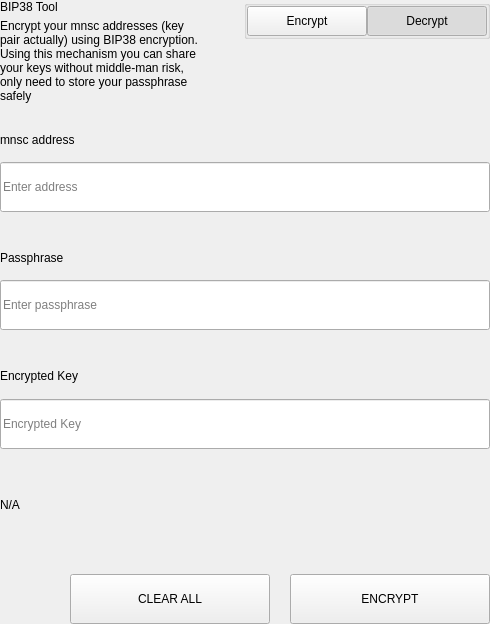
<?xml version="1.0" encoding="UTF-8"?>
<ui version="4.0">
 <class>SettingsBitToolWidget</class>
 <widget class="QWidget" name="SettingsBitToolWidget">
  <property name="geometry">
   <rect>
    <x>0</x>
    <y>0</y>
    <width>490</width>
    <height>624</height>
   </rect>
  </property>
  <property name="windowTitle">
   <string>Form</string>
  </property>
  <layout class="QVBoxLayout" name="verticalLayout">
   <property name="spacing">
    <number>0</number>
   </property>
   <property name="leftMargin">
    <number>0</number>
   </property>
   <property name="topMargin">
    <number>0</number>
   </property>
   <property name="rightMargin">
    <number>0</number>
   </property>
   <property name="bottomMargin">
    <number>0</number>
   </property>
   <item>
    <widget class="QWidget" name="left" native="true">
     <layout class="QVBoxLayout" name="verticalLayout_3">
      <property name="leftMargin">
       <number>0</number>
      </property>
      <property name="topMargin">
       <number>0</number>
      </property>
      <property name="rightMargin">
       <number>0</number>
      </property>
      <property name="bottomMargin">
       <number>0</number>
      </property>
      <item>
       <layout class="QVBoxLayout" name="verticalLayout_2">
        <property name="spacing">
         <number>0</number>
        </property>
        <item>
         <layout class="QHBoxLayout" name="horizontalLayout_3" stretch="3,1">
          <property name="spacing">
           <number>40</number>
          </property>
          <item>
           <layout class="QVBoxLayout" name="verticalLayoutTitle">
            <property name="spacing">
             <number>5</number>
            </property>
            <item>
             <widget class="QLabel" name="labelTitle">
              <property name="text">
               <string>BIP38 Tool</string>
              </property>
             </widget>
            </item>
            <item>
             <widget class="QLabel" name="labelSubtitle1">
              <property name="text">
               <string>Encrypt your mnsc addresses (key pair actually) using BIP38 encryption.
Using this mechanism you can share your keys without middle-man risk, only need to store your passphrase safely</string>
              </property>
              <property name="wordWrap">
               <bool>true</bool>
              </property>
             </widget>
            </item>
           </layout>
          </item>
          <item alignment="Qt::AlignTop">
           <widget class="QGroupBox" name="groupBox">
            <property name="title">
             <string/>
            </property>
            <property name="alignment">
             <set>Qt::AlignLeading|Qt::AlignLeft|Qt::AlignTop</set>
            </property>
            <layout class="QHBoxLayout" name="horizontalLayout_4">
             <property name="spacing">
              <number>0</number>
             </property>
             <property name="leftMargin">
              <number>0</number>
             </property>
             <property name="topMargin">
              <number>0</number>
             </property>
             <property name="rightMargin">
              <number>0</number>
             </property>
             <property name="bottomMargin">
              <number>0</number>
             </property>
             <item>
              <spacer name="horizontalSpacer">
               <property name="orientation">
                <enum>Qt::Horizontal</enum>
               </property>
               <property name="sizeHint" stdset="0">
                <size>
                 <width>40</width>
                 <height>20</height>
                </size>
               </property>
              </spacer>
             </item>
             <item>
              <widget class="QPushButton" name="pushLeft">
               <property name="minimumSize">
                <size>
                 <width>120</width>
                 <height>30</height>
                </size>
               </property>
               <property name="maximumSize">
                <size>
                 <width>120</width>
                 <height>30</height>
                </size>
               </property>
               <property name="focusPolicy">
                <enum>Qt::NoFocus</enum>
               </property>
               <property name="text">
                <string>Encrypt</string>
               </property>
               <property name="checkable">
                <bool>true</bool>
               </property>
               <property name="autoExclusive">
                <bool>true</bool>
               </property>
              </widget>
             </item>
             <item>
              <widget class="QPushButton" name="pushRight">
               <property name="minimumSize">
                <size>
                 <width>120</width>
                 <height>30</height>
                </size>
               </property>
               <property name="maximumSize">
                <size>
                 <width>120</width>
                 <height>30</height>
                </size>
               </property>
               <property name="focusPolicy">
                <enum>Qt::NoFocus</enum>
               </property>
               <property name="text">
                <string>Decrypt</string>
               </property>
               <property name="checkable">
                <bool>true</bool>
               </property>
               <property name="checked">
                <bool>true</bool>
               </property>
               <property name="autoExclusive">
                <bool>true</bool>
               </property>
              </widget>
             </item>
            </layout>
           </widget>
          </item>
         </layout>
        </item>
        <item>
         <widget class="QStackedWidget" name="stackedWidget">
          <property name="currentIndex">
           <number>1</number>
          </property>
          <widget class="QWidget" name="pageDecrypt">
           <layout class="QVBoxLayout" name="verticalLayout_5">
            <property name="spacing">
             <number>0</number>
            </property>
            <property name="leftMargin">
             <number>0</number>
            </property>
            <property name="topMargin">
             <number>0</number>
            </property>
            <property name="rightMargin">
             <number>0</number>
            </property>
            <property name="bottomMargin">
             <number>0</number>
            </property>
            <item>
             <widget class="QWidget" name="widget" native="true">
              <property name="minimumSize">
               <size>
                <width>0</width>
                <height>100</height>
               </size>
              </property>
              <layout class="QVBoxLayout" name="verticalLayout_4">
               <property name="spacing">
                <number>0</number>
               </property>
               <property name="leftMargin">
                <number>0</number>
               </property>
               <property name="topMargin">
                <number>0</number>
               </property>
               <property name="rightMargin">
                <number>0</number>
               </property>
               <property name="bottomMargin">
                <number>0</number>
               </property>
               <item>
                <spacer name="verticalSpacer_2">
                 <property name="orientation">
                  <enum>Qt::Vertical</enum>
                 </property>
                 <property name="sizeType">
                  <enum>QSizePolicy::Fixed</enum>
                 </property>
                 <property name="sizeHint" stdset="0">
                  <size>
                   <width>20</width>
                   <height>20</height>
                  </size>
                 </property>
                </spacer>
               </item>
               <item>
                <layout class="QHBoxLayout" name="horizontalLayout_6" stretch="2">
                 <property name="spacing">
                  <number>0</number>
                 </property>
                 <item>
                  <layout class="QVBoxLayout" name="verticalLayout_7">
                   <property name="spacing">
                    <number>9</number>
                   </property>
                   <item>
                    <widget class="QLabel" name="labelSubtitleKey">
                     <property name="minimumSize">
                      <size>
                       <width>0</width>
                       <height>20</height>
                      </size>
                     </property>
                     <property name="maximumSize">
                      <size>
                       <width>16777215</width>
                       <height>20</height>
                      </size>
                     </property>
                     <property name="text">
                      <string>Encrypted key</string>
                     </property>
                    </widget>
                   </item>
                   <item>
                    <widget class="QLineEdit" name="lineEditKey">
                     <property name="minimumSize">
                      <size>
                       <width>0</width>
                       <height>50</height>
                      </size>
                     </property>
                     <property name="maximumSize">
                      <size>
                       <width>16777215</width>
                       <height>50</height>
                      </size>
                     </property>
                     <property name="placeholderText">
                      <string>Enter a encrypted key</string>
                     </property>
                    </widget>
                   </item>
                  </layout>
                 </item>
                </layout>
               </item>
               <item>
                <spacer name="verticalSpacer_3">
                 <property name="orientation">
                  <enum>Qt::Vertical</enum>
                 </property>
                 <property name="sizeType">
                  <enum>QSizePolicy::Fixed</enum>
                 </property>
                 <property name="sizeHint" stdset="0">
                  <size>
                   <width>20</width>
                   <height>20</height>
                  </size>
                 </property>
                </spacer>
               </item>
               <item>
                <layout class="QVBoxLayout" name="verticalLayout_9">
                 <property name="spacing">
                  <number>9</number>
                 </property>
                 <item>
                  <widget class="QLabel" name="labelSubtitlePassphrase">
                   <property name="maximumSize">
                    <size>
                     <width>16777215</width>
                     <height>20</height>
                    </size>
                   </property>
                   <property name="text">
                    <string>Passphrase</string>
                   </property>
                  </widget>
                 </item>
                 <item>
                  <widget class="QLineEdit" name="lineEditPassphrase">
                   <property name="minimumSize">
                    <size>
                     <width>0</width>
                     <height>50</height>
                    </size>
                   </property>
                   <property name="maximumSize">
                    <size>
                     <width>16777215</width>
                     <height>50</height>
                    </size>
                   </property>
                   <property name="placeholderText">
                    <string>Enter a passphrase</string>
                   </property>
                  </widget>
                 </item>
                </layout>
               </item>
               <item>
                <spacer name="verticalSpacer_4">
                 <property name="orientation">
                  <enum>Qt::Vertical</enum>
                 </property>
                 <property name="sizeType">
                  <enum>QSizePolicy::Fixed</enum>
                 </property>
                 <property name="sizeHint" stdset="0">
                  <size>
                   <width>20</width>
                   <height>20</height>
                  </size>
                 </property>
                </spacer>
               </item>
               <item>
                <widget class="QWidget" name="widget_3" native="true">
                 <property name="sizePolicy">
                  <sizepolicy hsizetype="Preferred" vsizetype="Fixed">
                   <horstretch>0</horstretch>
                   <verstretch>0</verstretch>
                  </sizepolicy>
                 </property>
                 <layout class="QVBoxLayout" name="verticalLayout_10">
                  <property name="spacing">
                   <number>9</number>
                  </property>
                  <property name="leftMargin">
                   <number>0</number>
                  </property>
                  <property name="topMargin">
                   <number>0</number>
                  </property>
                  <property name="rightMargin">
                   <number>0</number>
                  </property>
                  <property name="bottomMargin">
                   <number>0</number>
                  </property>
                  <item>
                   <widget class="QLabel" name="labelSubtitleDecryptResult">
                    <property name="minimumSize">
                     <size>
                      <width>0</width>
                      <height>20</height>
                     </size>
                    </property>
                    <property name="maximumSize">
                     <size>
                      <width>16777215</width>
                      <height>20</height>
                     </size>
                    </property>
                    <property name="text">
                     <string>Decrypted address result</string>
                    </property>
                   </widget>
                  </item>
                  <item>
                   <widget class="QWidget" name="widget_4" native="true">
                    <layout class="QHBoxLayout" name="horizontalLayout" stretch="6,0,1">
                     <property name="spacing">
                      <number>0</number>
                     </property>
                     <property name="leftMargin">
                      <number>0</number>
                     </property>
                     <property name="topMargin">
                      <number>0</number>
                     </property>
                     <property name="rightMargin">
                      <number>0</number>
                     </property>
                     <property name="bottomMargin">
                      <number>0</number>
                     </property>
                     <item alignment="Qt::AlignVCenter">
                      <widget class="QLineEdit" name="lineEditDecryptResult">
                       <property name="minimumSize">
                        <size>
                         <width>0</width>
                         <height>50</height>
                        </size>
                       </property>
                       <property name="maximumSize">
                        <size>
                         <width>16777215</width>
                         <height>50</height>
                        </size>
                       </property>
                       <property name="placeholderText">
                        <string>Decrypted Address</string>
                       </property>
                      </widget>
                     </item>
                     <item>
                      <spacer name="horizontalSpacer_4">
                       <property name="orientation">
                        <enum>Qt::Horizontal</enum>
                       </property>
                       <property name="sizeType">
                        <enum>QSizePolicy::Fixed</enum>
                       </property>
                       <property name="sizeHint" stdset="0">
                        <size>
                         <width>20</width>
                         <height>50</height>
                        </size>
                       </property>
                      </spacer>
                     </item>
                     <item>
                      <widget class="QPushButton" name="pushButtonImport">
                       <property name="minimumSize">
                        <size>
                         <width>140</width>
                         <height>40</height>
                        </size>
                       </property>
                       <property name="text">
                        <string>Import Address</string>
                       </property>
                      </widget>
                     </item>
                    </layout>
                   </widget>
                  </item>
                 </layout>
                </widget>
               </item>
               <item>
                <widget class="QLabel" name="statusLabel_DEC">
                 <property name="maximumSize">
                  <size>
                   <width>16777215</width>
                   <height>40</height>
                  </size>
                 </property>
                 <property name="text">
                  <string/>
                 </property>
                </widget>
               </item>
               <item>
                <spacer name="verticalSpacer">
                 <property name="orientation">
                  <enum>Qt::Vertical</enum>
                 </property>
                 <property name="sizeType">
                  <enum>QSizePolicy::Preferred</enum>
                 </property>
                 <property name="sizeHint" stdset="0">
                  <size>
                   <width>20</width>
                   <height>20</height>
                  </size>
                 </property>
                </spacer>
               </item>
               <item>
                <layout class="QHBoxLayout" name="horizontalLayout_7">
                 <property name="spacing">
                  <number>0</number>
                 </property>
                 <item>
                  <spacer name="horizontalSpacer_5">
                   <property name="orientation">
                    <enum>Qt::Horizontal</enum>
                   </property>
                   <property name="sizeType">
                    <enum>QSizePolicy::Expanding</enum>
                   </property>
                   <property name="sizeHint" stdset="0">
                    <size>
                     <width>40</width>
                     <height>20</height>
                    </size>
                   </property>
                  </spacer>
                 </item>
                 <item>
                  <widget class="QPushButton" name="pushButtonDecryptClear">
                   <property name="minimumSize">
                    <size>
                     <width>200</width>
                     <height>50</height>
                    </size>
                   </property>
                   <property name="maximumSize">
                    <size>
                     <width>200</width>
                     <height>50</height>
                    </size>
                   </property>
                   <property name="text">
                    <string>CLEAR</string>
                   </property>
                  </widget>
                 </item>
                 <item>
                  <spacer name="horizontalSpacer_3">
                   <property name="orientation">
                    <enum>Qt::Horizontal</enum>
                   </property>
                   <property name="sizeType">
                    <enum>QSizePolicy::Fixed</enum>
                   </property>
                   <property name="sizeHint" stdset="0">
                    <size>
                     <width>20</width>
                     <height>20</height>
                    </size>
                   </property>
                  </spacer>
                 </item>
                 <item>
                  <widget class="QPushButton" name="pushButtonDecrypt">
                   <property name="minimumSize">
                    <size>
                     <width>200</width>
                     <height>50</height>
                    </size>
                   </property>
                   <property name="maximumSize">
                    <size>
                     <width>200</width>
                     <height>50</height>
                    </size>
                   </property>
                   <property name="text">
                    <string>DECRYPT KEY</string>
                   </property>
                  </widget>
                 </item>
                </layout>
               </item>
              </layout>
             </widget>
            </item>
           </layout>
          </widget>
          <widget class="QWidget" name="pageEncrypt">
           <layout class="QVBoxLayout" name="verticalLayout_11">
            <property name="spacing">
             <number>0</number>
            </property>
            <property name="leftMargin">
             <number>0</number>
            </property>
            <property name="topMargin">
             <number>0</number>
            </property>
            <property name="rightMargin">
             <number>0</number>
            </property>
            <property name="bottomMargin">
             <number>0</number>
            </property>
            <item>
             <spacer name="verticalSpacer_8">
              <property name="orientation">
               <enum>Qt::Vertical</enum>
              </property>
              <property name="sizeType">
               <enum>QSizePolicy::Fixed</enum>
              </property>
              <property name="sizeHint" stdset="0">
               <size>
                <width>20</width>
                <height>20</height>
               </size>
              </property>
             </spacer>
            </item>
            <item>
             <widget class="QWidget" name="containerAddressEnc" native="true">
              <layout class="QVBoxLayout" name="containerAddressEncLayout">
               <property name="spacing">
                <number>5</number>
               </property>
               <property name="leftMargin">
                <number>0</number>
               </property>
               <property name="topMargin">
                <number>0</number>
               </property>
               <property name="rightMargin">
                <number>0</number>
               </property>
               <property name="bottomMargin">
                <number>0</number>
               </property>
               <item>
                <widget class="QLabel" name="labelSubtitleAddress">
                 <property name="minimumSize">
                  <size>
                   <width>0</width>
                   <height>20</height>
                  </size>
                 </property>
                 <property name="maximumSize">
                  <size>
                   <width>16777215</width>
                   <height>20</height>
                  </size>
                 </property>
                 <property name="text">
                  <string>mnsc address</string>
                 </property>
                </widget>
               </item>
               <item>
                <widget class="QLineEdit" name="addressIn_ENC">
                 <property name="minimumSize">
                  <size>
                   <width>0</width>
                   <height>50</height>
                  </size>
                 </property>
                 <property name="placeholderText">
                  <string>Enter address</string>
                 </property>
                </widget>
               </item>
              </layout>
             </widget>
            </item>
            <item>
             <spacer name="verticalSpacer_6">
              <property name="orientation">
               <enum>Qt::Vertical</enum>
              </property>
              <property name="sizeType">
               <enum>QSizePolicy::Fixed</enum>
              </property>
              <property name="sizeHint" stdset="0">
               <size>
                <width>20</width>
                <height>20</height>
               </size>
              </property>
             </spacer>
            </item>
            <item>
             <widget class="QWidget" name="containerAddress" native="true">
              <layout class="QHBoxLayout" name="horizontalLayout_9" stretch="2">
               <property name="spacing">
                <number>0</number>
               </property>
               <property name="leftMargin">
                <number>0</number>
               </property>
               <property name="topMargin">
                <number>0</number>
               </property>
               <property name="rightMargin">
                <number>0</number>
               </property>
               <property name="bottomMargin">
                <number>0</number>
               </property>
               <item>
                <layout class="QVBoxLayout" name="verticalLayout_8">
                 <property name="spacing">
                  <number>5</number>
                 </property>
                 <item>
                  <widget class="QLabel" name="labelSubtitleMessage">
                   <property name="minimumSize">
                    <size>
                     <width>0</width>
                     <height>20</height>
                    </size>
                   </property>
                   <property name="maximumSize">
                    <size>
                     <width>16777215</width>
                     <height>20</height>
                    </size>
                   </property>
                   <property name="text">
                    <string>Passphrase</string>
                   </property>
                  </widget>
                 </item>
                 <item>
                  <widget class="QLineEdit" name="passphraseIn_ENC">
                   <property name="minimumSize">
                    <size>
                     <width>0</width>
                     <height>50</height>
                    </size>
                   </property>
                   <property name="maximumSize">
                    <size>
                     <width>16777215</width>
                     <height>50</height>
                    </size>
                   </property>
                   <property name="placeholderText">
                    <string>Enter passphrase</string>
                   </property>
                  </widget>
                 </item>
                </layout>
               </item>
              </layout>
             </widget>
            </item>
            <item>
             <spacer name="verticalSpacer_7">
              <property name="orientation">
               <enum>Qt::Vertical</enum>
              </property>
              <property name="sizeType">
               <enum>QSizePolicy::Fixed</enum>
              </property>
              <property name="sizeHint" stdset="0">
               <size>
                <width>20</width>
                <height>20</height>
               </size>
              </property>
             </spacer>
            </item>
            <item>
             <widget class="QWidget" name="widget_2" native="true">
              <property name="minimumSize">
               <size>
                <width>0</width>
                <height>75</height>
               </size>
              </property>
              <property name="maximumSize">
               <size>
                <width>16777215</width>
                <height>16777215</height>
               </size>
              </property>
              <layout class="QVBoxLayout" name="verticalLayout_6">
               <property name="leftMargin">
                <number>0</number>
               </property>
               <property name="topMargin">
                <number>0</number>
               </property>
               <property name="rightMargin">
                <number>0</number>
               </property>
               <property name="bottomMargin">
                <number>0</number>
               </property>
               <item>
                <widget class="QLabel" name="labelSubtitleEncryptedKey">
                 <property name="minimumSize">
                  <size>
                   <width>0</width>
                   <height>20</height>
                  </size>
                 </property>
                 <property name="maximumSize">
                  <size>
                   <width>16777215</width>
                   <height>20</height>
                  </size>
                 </property>
                 <property name="text">
                  <string>Encrypted Key</string>
                 </property>
                </widget>
               </item>
               <item>
                <widget class="QLineEdit" name="encryptedKeyOut_ENC">
                 <property name="minimumSize">
                  <size>
                   <width>0</width>
                   <height>50</height>
                  </size>
                 </property>
                 <property name="placeholderText">
                  <string>Encrypted Key</string>
                 </property>
                </widget>
               </item>
              </layout>
             </widget>
            </item>
            <item>
             <widget class="QLabel" name="statusLabel_ENC">
              <property name="text">
               <string notr="true">N/A</string>
              </property>
             </widget>
            </item>
            <item>
             <spacer name="verticalSpacer_5">
              <property name="orientation">
               <enum>Qt::Vertical</enum>
              </property>
              <property name="sizeType">
               <enum>QSizePolicy::Fixed</enum>
              </property>
              <property name="sizeHint" stdset="0">
               <size>
                <width>20</width>
                <height>20</height>
               </size>
              </property>
             </spacer>
            </item>
            <item>
             <layout class="QHBoxLayout" name="horizontalLayout_8">
              <property name="spacing">
               <number>0</number>
              </property>
              <item>
               <spacer name="horizontalSpacer_6">
                <property name="orientation">
                 <enum>Qt::Horizontal</enum>
                </property>
                <property name="sizeType">
                 <enum>QSizePolicy::Expanding</enum>
                </property>
                <property name="sizeHint" stdset="0">
                 <size>
                  <width>40</width>
                  <height>20</height>
                 </size>
                </property>
               </spacer>
              </item>
              <item>
               <widget class="QPushButton" name="pushButtonClear">
                <property name="minimumSize">
                 <size>
                  <width>200</width>
                  <height>50</height>
                 </size>
                </property>
                <property name="focusPolicy">
                 <enum>Qt::NoFocus</enum>
                </property>
                <property name="text">
                 <string>CLEAR ALL</string>
                </property>
               </widget>
              </item>
              <item>
               <spacer name="horizontalSpacer_2">
                <property name="orientation">
                 <enum>Qt::Horizontal</enum>
                </property>
                <property name="sizeType">
                 <enum>QSizePolicy::Fixed</enum>
                </property>
                <property name="sizeHint" stdset="0">
                 <size>
                  <width>20</width>
                  <height>20</height>
                 </size>
                </property>
               </spacer>
              </item>
              <item>
               <widget class="QPushButton" name="pushButtonEncrypt">
                <property name="minimumSize">
                 <size>
                  <width>200</width>
                  <height>50</height>
                 </size>
                </property>
                <property name="maximumSize">
                 <size>
                  <width>200</width>
                  <height>50</height>
                 </size>
                </property>
                <property name="focusPolicy">
                 <enum>Qt::NoFocus</enum>
                </property>
                <property name="text">
                 <string>ENCRYPT</string>
                </property>
               </widget>
              </item>
             </layout>
            </item>
           </layout>
          </widget>
         </widget>
        </item>
       </layout>
      </item>
     </layout>
    </widget>
   </item>
  </layout>
 </widget>
 <resources/>
 <connections/>
</ui>
